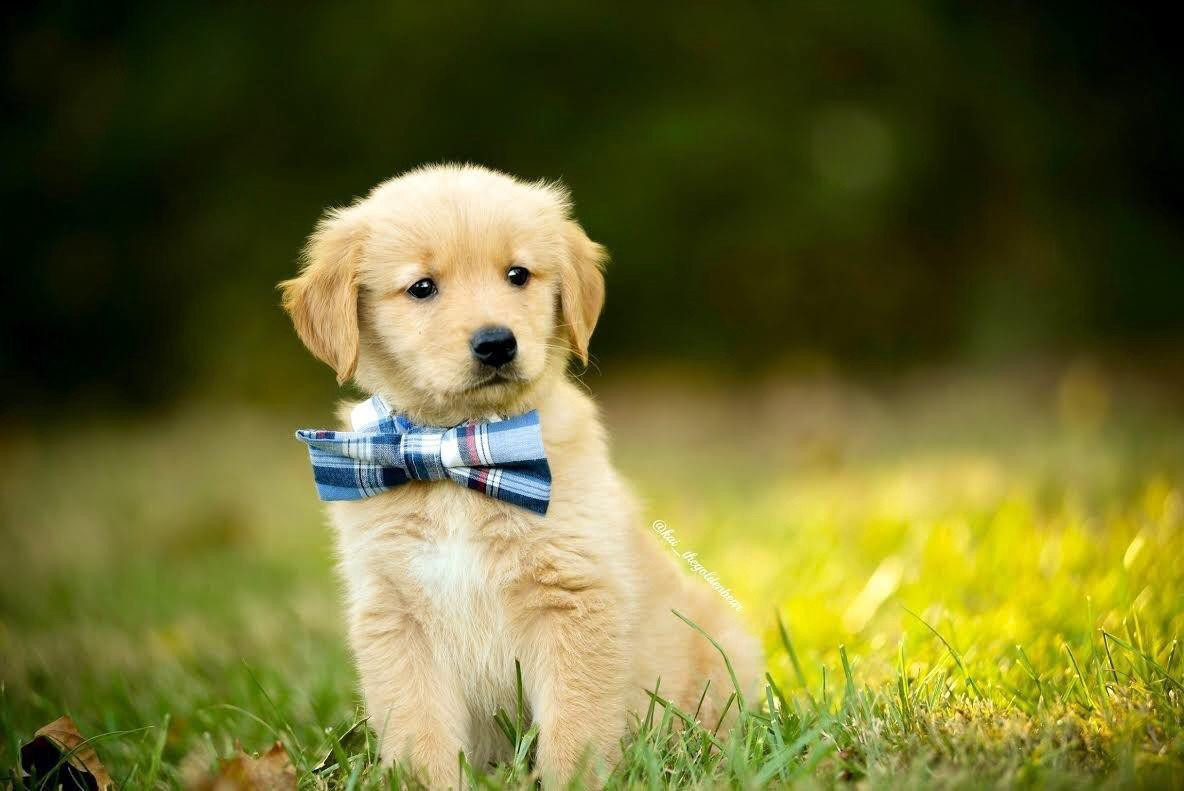
#> input picture Week1/images/testing_image.jpeg, 1184 x 791 px, found by its file name
$ python KMean_cluster_img_quantizing.py
#> lines starting #> are read from the running program, lines starting #| are printed output that depends on the picture
#%%
import numpy as np
import matplotlib.pyplot as plt
import cv2
#Read the documentation of K mean carefully to know how to use the function
img =cv2.imread('images/testing_image.jpeg') #CV2 read in array as BGR
#> img is the input picture: shape (791, 1184, 3); mean B, G, R 48.2, 106.1, 107.1

#For KMeans we have to flatten the array
img_reshape = img.reshape((-1,3)) # -1 flatten out the array entry, 3 is the element size of each entry

#Note In KMeans documentation np.float32 is used, so change the data type
img_reshape = np.float32(img_reshape)

criteria = (cv2.TERM_CRITERIA_EPS + cv2.TERM_CRITERIA_MAX_ITER,10,1.0) #The criteria for Kmeans

#Clusters
n_colors = 8
#Compactness, label and center
ret,label,center = cv2.kmeans(img_reshape,n_colors,None,criteria,10,cv2.KMEANS_RANDOM_CENTERS)
#> ret = 691865221.5; center = [[46.59, 123.5, 122.8], [1.85, 31.76, 25.64], [83.14, 157.9, 164], [159.1, 133.8, 101.8], [30.52, 205.7, 213.8], [134.2, 197.7, 218.5], [192.3, 223.6, 234.2], [17.9, 79.25, 76.52]]

center = np.uint8(center) #To enable image disaply , must convert it back to uint8
#> center = [[46, 123, 122], [1, 31, 25], [83, 157, 164], [159, 133, 101], [30, 205, 213], [134, 197, 218], [192, 223, 234], [17, 79, 76]]
rescale_img = center[label.flatten()] #Flatten out the label
#Look at the shape of original image then reshape the processed image into the same shape
reshape_img = rescale_img.reshape((img.shape))
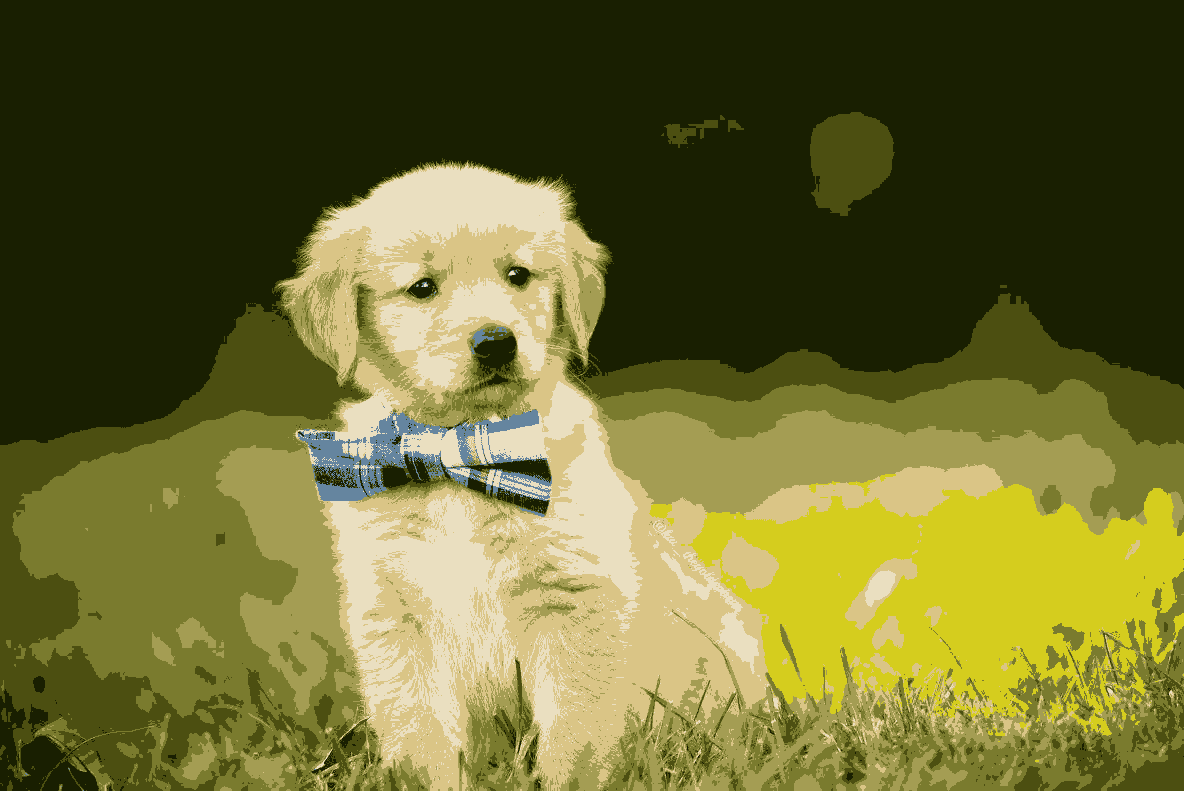
#> reshape_img: shape (791, 1184, 3); mean B, G, R 47.5, 105.5, 106.6
cv2.imshow("Quantized Image",reshape_img)
cv2.waitKey(0) #Display for 3000ms, then close the window
cv2.destroyAllWindows()
#%%
